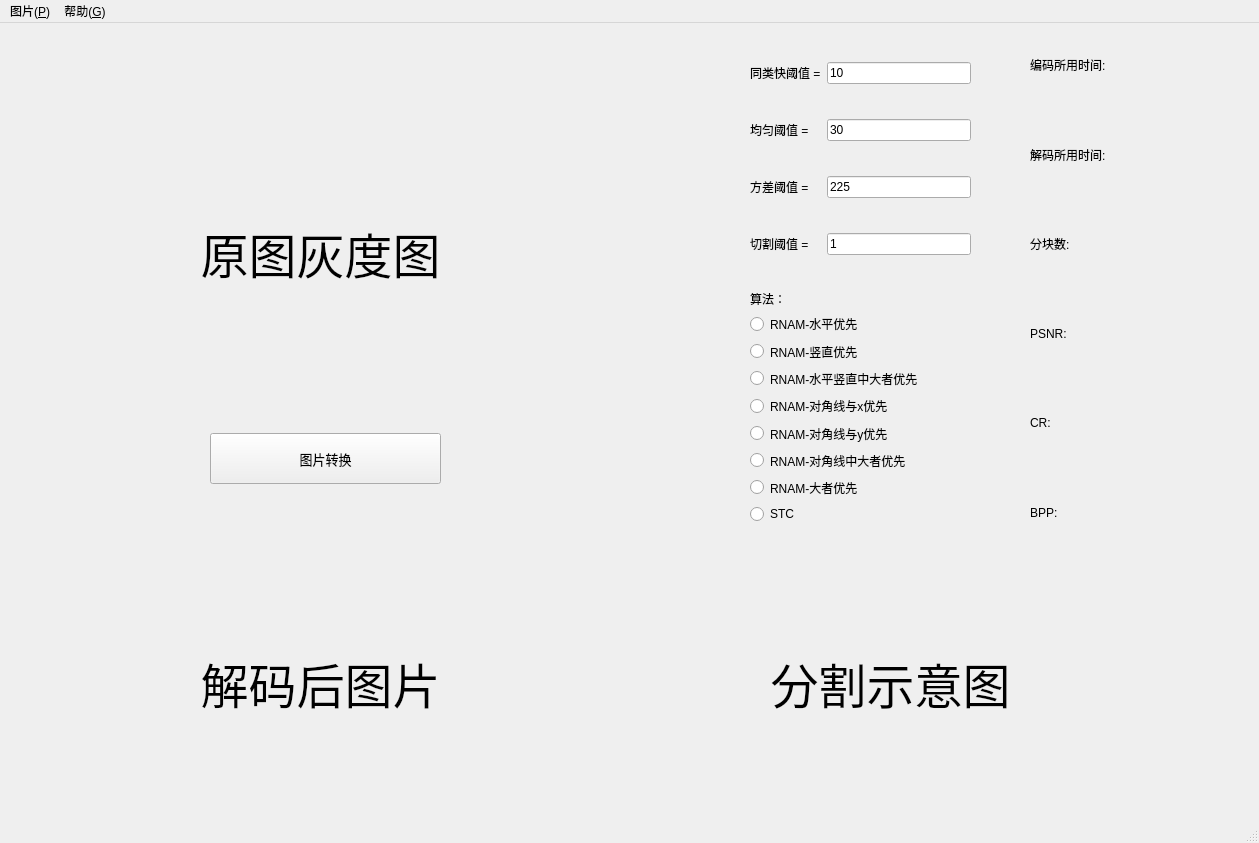
<?xml version="1.0" encoding="UTF-8"?>
<ui version="4.0">
 <class>MainWindow</class>
 <widget class="QMainWindow" name="MainWindow">
  <property name="geometry">
   <rect>
    <x>0</x>
    <y>0</y>
    <width>1259</width>
    <height>843</height>
   </rect>
  </property>
  <property name="windowTitle">
   <string>MainWindow</string>
  </property>
  <widget class="QWidget" name="centralwidget">
   <widget class="QLabel" name="label_3">
    <property name="geometry">
     <rect>
      <x>80</x>
      <y>520</y>
      <width>481</width>
      <height>281</height>
     </rect>
    </property>
    <property name="maximumSize">
     <size>
      <width>481</width>
      <height>281</height>
     </size>
    </property>
    <property name="text">
     <string>&lt;html&gt;&lt;head/&gt;&lt;body&gt;&lt;p align=&quot;center&quot;&gt;&lt;span style=&quot; font-size:36pt;&quot;&gt;解码后图片&lt;/span&gt;&lt;/p&gt;&lt;/body&gt;&lt;/html&gt;</string>
    </property>
   </widget>
   <widget class="QWidget" name="widget_2" native="true">
    <property name="geometry">
     <rect>
      <x>1030</x>
      <y>0</y>
      <width>531</width>
      <height>531</height>
     </rect>
    </property>
    <layout class="QVBoxLayout" name="verticalLayout">
     <item>
      <widget class="QLabel" name="encodetime">
       <property name="text">
        <string>编码所用时间:</string>
       </property>
      </widget>
     </item>
     <item>
      <widget class="QLabel" name="decodetime">
       <property name="text">
        <string>解码所用时间:</string>
       </property>
      </widget>
     </item>
     <item>
      <widget class="QLabel" name="numseg">
       <property name="text">
        <string>分块数:</string>
       </property>
      </widget>
     </item>
     <item>
      <widget class="QLabel" name="PSNR">
       <property name="text">
        <string>PSNR:</string>
       </property>
      </widget>
     </item>
     <item>
      <widget class="QLabel" name="SNR">
       <property name="text">
        <string>CR:</string>
       </property>
      </widget>
     </item>
     <item>
      <widget class="QLabel" name="BPP">
       <property name="text">
        <string>BPP:</string>
       </property>
      </widget>
     </item>
    </layout>
   </widget>
   <widget class="QWidget" name="widget" native="true">
    <property name="geometry">
     <rect>
      <x>750</x>
      <y>10</y>
      <width>221</width>
      <height>251</height>
     </rect>
    </property>
    <layout class="QGridLayout" name="gridLayout">
     <item row="2" column="1">
      <widget class="QLineEdit" name="cin3">
       <property name="text">
        <string>225</string>
       </property>
      </widget>
     </item>
     <item row="0" column="1">
      <widget class="QLineEdit" name="cin1">
       <property name="text">
        <string>10</string>
       </property>
      </widget>
     </item>
     <item row="2" column="0">
      <widget class="QLabel" name="label_4">
       <property name="text">
        <string>方差阈值 =</string>
       </property>
      </widget>
     </item>
     <item row="1" column="0">
      <widget class="QLabel" name="label_6">
       <property name="text">
        <string>均匀阈值 =</string>
       </property>
      </widget>
     </item>
     <item row="0" column="0">
      <widget class="QLabel" name="label_7">
       <property name="text">
        <string>同类快阈值 =</string>
       </property>
      </widget>
     </item>
     <item row="3" column="0">
      <widget class="QLabel" name="label_8">
       <property name="text">
        <string>切割阈值 =</string>
       </property>
      </widget>
     </item>
     <item row="1" column="1">
      <widget class="QLineEdit" name="cin2">
       <property name="text">
        <string>30</string>
       </property>
      </widget>
     </item>
     <item row="3" column="1">
      <widget class="QLineEdit" name="cin4">
       <property name="text">
        <string>1</string>
       </property>
      </widget>
     </item>
    </layout>
   </widget>
   <widget class="QWidget" name="widget_6" native="true">
    <property name="geometry">
     <rect>
      <x>750</x>
      <y>290</y>
      <width>461</width>
      <height>211</height>
     </rect>
    </property>
    <layout class="QVBoxLayout" name="verticalLayout_4">
     <item>
      <widget class="QRadioButton" name="radioButton">
       <property name="text">
        <string>RNAM-水平优先</string>
       </property>
      </widget>
     </item>
     <item>
      <widget class="QRadioButton" name="radioButton_2">
       <property name="text">
        <string>RNAM-竖直优先</string>
       </property>
      </widget>
     </item>
     <item>
      <widget class="QRadioButton" name="radioButton_3">
       <property name="text">
        <string>RNAM-水平竖直中大者优先</string>
       </property>
      </widget>
     </item>
     <item>
      <widget class="QRadioButton" name="radioButton_4">
       <property name="text">
        <string>RNAM-对角线与x优先</string>
       </property>
      </widget>
     </item>
     <item>
      <widget class="QRadioButton" name="radioButton_5">
       <property name="text">
        <string>RNAM-对角线与y优先</string>
       </property>
      </widget>
     </item>
     <item>
      <widget class="QRadioButton" name="radioButton_6">
       <property name="text">
        <string>RNAM-对角线中大者优先</string>
       </property>
      </widget>
     </item>
     <item>
      <widget class="QRadioButton" name="radioButton_7">
       <property name="text">
        <string>RNAM-大者优先</string>
       </property>
      </widget>
     </item>
     <item>
      <widget class="QRadioButton" name="radioButton_8">
       <property name="text">
        <string>STC</string>
       </property>
      </widget>
     </item>
    </layout>
   </widget>
   <widget class="QPushButton" name="pushButton">
    <property name="geometry">
     <rect>
      <x>210</x>
      <y>410</y>
      <width>231</width>
      <height>51</height>
     </rect>
    </property>
    <property name="font">
     <font>
      <pointsize>10</pointsize>
     </font>
    </property>
    <property name="text">
     <string>图片转换</string>
    </property>
    <property name="iconSize">
     <size>
      <width>30</width>
      <height>30</height>
     </size>
    </property>
   </widget>
   <widget class="QLabel" name="label_5">
    <property name="geometry">
     <rect>
      <x>80</x>
      <y>90</y>
      <width>481</width>
      <height>281</height>
     </rect>
    </property>
    <property name="text">
     <string>&lt;html&gt;&lt;head/&gt;&lt;body&gt;&lt;p align=&quot;center&quot;&gt;&lt;span style=&quot; font-size:36pt;&quot;&gt;原图灰度图&lt;/span&gt;&lt;/p&gt;&lt;/body&gt;&lt;/html&gt;</string>
    </property>
   </widget>
   <widget class="QLabel" name="label_10">
    <property name="geometry">
     <rect>
      <x>750</x>
      <y>260</y>
      <width>351</width>
      <height>31</height>
     </rect>
    </property>
    <property name="text">
     <string>算法：</string>
    </property>
   </widget>
   <widget class="QLabel" name="label_9">
    <property name="geometry">
     <rect>
      <x>650</x>
      <y>520</y>
      <width>481</width>
      <height>281</height>
     </rect>
    </property>
    <property name="maximumSize">
     <size>
      <width>481</width>
      <height>281</height>
     </size>
    </property>
    <property name="text">
     <string>&lt;html&gt;&lt;head/&gt;&lt;body&gt;&lt;p align=&quot;center&quot;&gt;&lt;span style=&quot; font-size:36pt;&quot;&gt;分割示意图&lt;/span&gt;&lt;/p&gt;&lt;/body&gt;&lt;/html&gt;</string>
    </property>
   </widget>
  </widget>
  <widget class="QMenuBar" name="menubar">
   <property name="geometry">
    <rect>
     <x>0</x>
     <y>0</y>
     <width>1259</width>
     <height>21</height>
    </rect>
   </property>
   <widget class="QMenu" name="menu_P">
    <property name="title">
     <string>图片(&amp;P)</string>
    </property>
    <addaction name="action"/>
    <addaction name="action_2"/>
    <addaction name="action_3"/>
   </widget>
   <widget class="QMenu" name="menu_G">
    <property name="title">
     <string>帮助(&amp;G)</string>
    </property>
    <addaction name="action_4"/>
    <addaction name="separator"/>
    <addaction name="action_5"/>
   </widget>
   <addaction name="menu_P"/>
   <addaction name="menu_G"/>
  </widget>
  <widget class="QStatusBar" name="statusbar"/>
  <action name="action">
   <property name="text">
    <string>导入图片</string>
   </property>
  </action>
  <action name="action_2">
   <property name="text">
    <string>导出解码后图片</string>
   </property>
  </action>
  <action name="action_3">
   <property name="text">
    <string>导出分割示意图</string>
   </property>
  </action>
  <action name="action_4">
   <property name="text">
    <string>帮助</string>
   </property>
  </action>
  <action name="action_5">
   <property name="text">
    <string>关于</string>
   </property>
  </action>
 </widget>
 <resources/>
 <connections>
  <connection>
   <sender>pushButton</sender>
   <signal>clicked()</signal>
   <receiver>MainWindow</receiver>
   <slot>on_pushButton_QPushButton()</slot>
   <hints>
    <hint type="sourcelabel">
     <x>477</x>
     <y>578</y>
    </hint>
    <hint type="destinationlabel">
     <x>586</x>
     <y>625</y>
    </hint>
   </hints>
  </connection>
 </connections>
 <slots>
  <slot>on_pushButton_QPushButton()</slot>
 </slots>
</ui>
